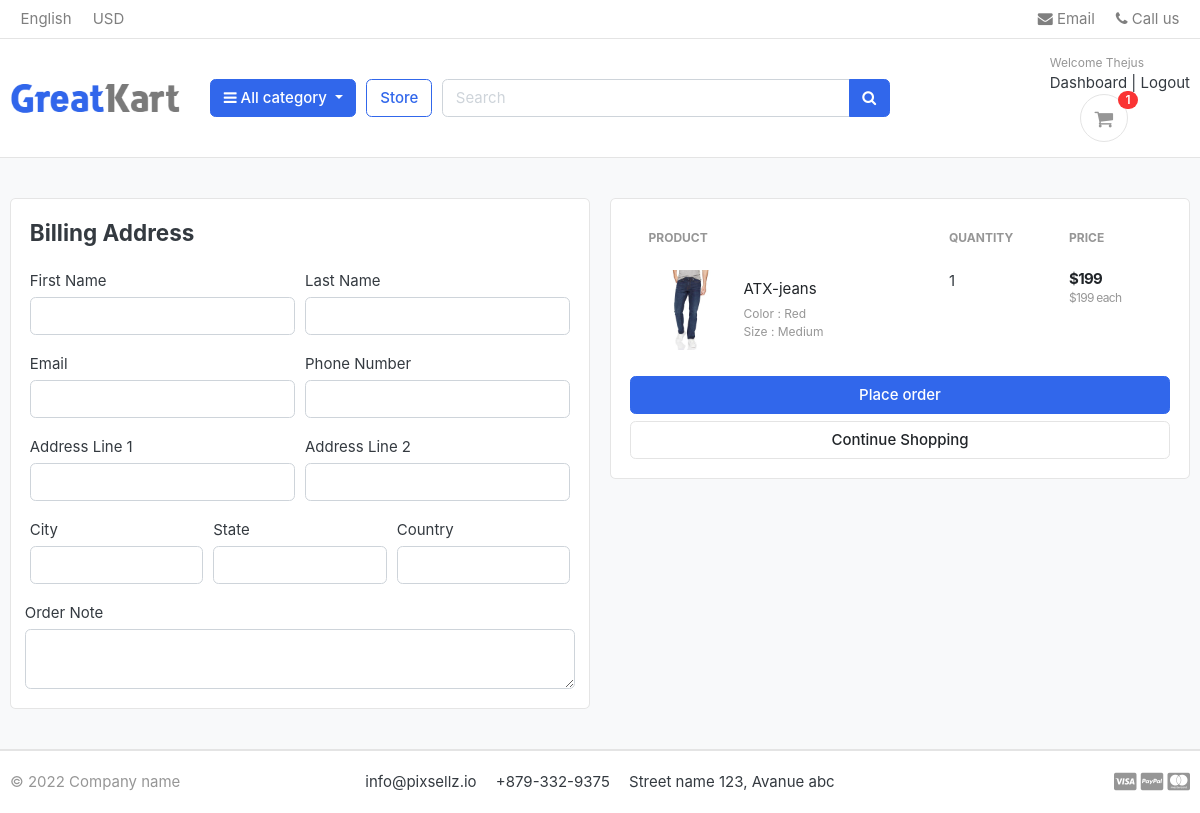
The app's page /cart/checkout/ (signed in) with its own data.
### accounts/models.py (models this page shows, shortened)
class Account(AbstractBaseUser):
    first_name = models.CharField(max_length=50)
    last_name = models.CharField(max_length=50)
    username = models.CharField(max_length=50,unique=True)
    email = models.EmailField(max_length=100,unique=True)
    phone_number = models.CharField(max_length=50)
    date_joined = models.DateTimeField(auto_now_add=True)
    last_login = models.DateTimeField(auto_now_add=True)
    is_admin = models.BooleanField(default=False)
    is_staff = models.BooleanField(default=False)
    is_active = models.BooleanField(default=False)
    is_superadmin = models.BooleanField(default=False)
    USERNAME_FIELD = 'email'
    REQUIRED_FIELDS = ['username', 'first_name','last_name']
    objects = MyAccountManager()

### carts/models.py (models this page shows, shortened)
class  CartItem(models.Model):
     user = models.ForeignKey(Account, on_delete=models.CASCADE,null=True)     #i,e if the user account is deleted this cart item is also be deleted
     product = models.ForeignKey(Product, on_delete=models.CASCADE)  #ON DELETE CASCADE = specify whether you want rows deleted in a child table when corresponding rows are deleted in the parent table.
     variations = models.ManyToManyField(Variation,blank=True)
     cart    = models.ForeignKey(Cart, on_delete=models.CASCADE,null=True)
     qunatity = models.IntegerField()
     is_active = models.BooleanField(default=True)
     def sub_total(self):
        return self.product.price * self.qunatity

### store/models.py (models this page shows, shortened)
class Product(models.Model):
    product_name = models.CharField(max_length=200,unique=True)
    slug         = models.SlugField(max_length=255,unique=True)
    description  =  models.TextField(max_length=500,blank=True)
    price        = models.IntegerField()
    images       = models.ImageField(upload_to='photos/products')
    stock        = models.IntegerField()
    is_available = models.BooleanField(default=True)
    category     = models.ForeignKey(Category, on_delete=models.CASCADE) #When we delete the category the product attacted to that cateogory will also be deleted
    created_date = models.DateTimeField(auto_now_add=True)
    modified_date =models.DateTimeField(auto_now =True)
    def get_url(self):                          #this function is used to get the full details of the single product
        return reverse('product_detail', args=[self.category.slug, self.slug])     #self.slug = products slug

class Variation(models.Model):
    product = models.ForeignKey(Product, on_delete=models.CASCADE) #bcz we are going to add the variation of the product and therefore we need this product as the foreign key
    variation_category=models.CharField(max_length=100, choices=variation_category_choice)                      #CASCADE is beacause if the product is deleted then the variation should be deleted
    variation_value = models.CharField(max_length=100)
    is_active    = models.BooleanField(default=True)    #to disable any variation field
    created_date = models.DateTimeField(auto_now=True)
    objects = VariationManager()

### carts/views.py (the view)
# urls.py: path('checkout/', views.checkout, name='checkout'),
@login_required(login_url='login')
def checkout(request,total=0, qunatity=0, cart_items=None):
     try:
        tax = 0
        grand_total = 0
        if request.user.is_authenticated:
            cart_items = CartItem.objects.filter(user=request.user, is_active=True)
        else:
            cart = Cart.objects.get(cart_id=_cart_id(request))
            cart_items = CartItem.objects.filter(cart=cart, is_active=True)
        for cart_item in cart_items:
            total += (cart_item.product.price * cart_item.qunatity)
            qunatity += cart_item.qunatity
        tax = (2 * total)/100
        grand_total = total +tax
     except ObjectDoesNotExist:
        pass    #just ignore
     context ={  #for passing all the values to the templates
        'total': total,
        'qunatity': qunatity,
        'cart_items': cart_items,
        'tax'       : tax,
        'grand_total': grand_total,
    }
     return render(request, 'store/checkout.html', context)

### carts/context_processor.py (called while the page is built)
def counter(request):
    cart_count = 0
    if 'admin' in request.path:
        return{}
    else:
        try:
            cart = Cart.objects.filter(cart_id=_cart_id(request))
            if request.user.is_authenticated:
                cart_items = CartItem.objects.all().filter(user=request.user)
            else:
                cart_items = CartItem.objects.all().filter(cart=cart[:1])   #filtering by the cart
            for cart_item in cart_items:
                cart_count= cart_count + cart_item.qunatity
        except Cart.DoesnotExist:
            cart_count = 0
    return  dict(cart_count =cart_count)

### carts/views.py (called while the page is built)
def _cart_id(request):          #private Function, i.e function to fetch the cart_id from the browser
    cart = request.session.session_key      #session_key is present in the cookies
    if not cart:
        cart =request.session.create()
    return cart

### category/context_processors.py (called while the page is built)
def menu_links(request):    #going to fetch all the cateogories from the database
   links = Category.objects.all()
   return dict(links=links)

### category/models.py (called while the page is built)
    def  get_url(self):    #here we are using self because we are creating the function inside the model Category
                return reverse('products_by_category', args=[self.slug])    #this function will bring us the Url of the particular Category

### templates/store/checkout.html (shortened to what this page needs)
{% extends 'base.html' %}
{% load static %}
{% block content %}
<section class="section-content padding-y bg">
    <div class="container">
    <div class="row">
        <aside class="col-lg-6">
    <div class="card">
     <div class="card-body">
         <h4 class="card-title mb-4">Billing Address </h4>
         <form action="{% url 'place_order' %}" method="POST">
            <div class="form-row">
                <div class="col form-group">
                    <label for="">First Name</label>
                    <input type ="text" name="first_name" class="form-control" required>
                </div>
                <div class="col form-group">
                    <label for="">Last Name</label>
                    <input type ="text" name="last_name" class="form-control" required>
                </div>
            </div>
            <div class="form-row">
                <div class="col form-group">
                    <label for="">Email</label>
                    <input type ="email" name="email" class="form-control" required>
                </div>
                <div class="col form-group">
                    <label for="">Phone Number</label>
                    <input type ="text" name="phone" class="form-control" required>
                </div>
            </div>
            <div class="form-row">
                <div class="col form-group">
                    <label for="">Address Line 1</label>
                    <input type ="text" name="address_line_1" class="form-control" required>
                </div>
                <div class="col form-group">
                    <label for="">Address Line 2</label>
                    <input type ="text" name="address_line_2" class="form-control" >
                </div>
            </div>
            <div class="form-row">
                <div class="col form-group">
                    <label for="">City</label>
                    <input type ="text" name="city" class="form-control" required>
                </div>
                <div class="col form-group">
                    <label for="">State</label>
                    <input type ="text" name="state" class="form-control" required>
                </div>
                <div class="col form-group">
                    <label for="">Country</label>
                    <input type ="text" name="country" class="form-control" required>
                </div>
            </div>
                <div class="form-row">
                    <label for="">Order Note</label>
                    <textarea name="order_note" rows="2" class="form-control"></textarea>
                </div>
     </div>
    </div>
        </aside>
        <aside class="col-lg-6">
            <div class="card">
            <div class="card-body">
                <table class="table table-borderless table-shopping-cart">
                    <thead class="text-muted">
                    <tr class="small text-uppercase">
                      <th scope="col">Product</th>
                      <th scope="col" width="120">Quantity</th>
                      <th scope="col" width="120">Price</th>
                    </tr>
                    </thead>
                    <tbody>
                    {% for cart_item in cart_items %}
                    <tr>
                        <td>
                            <figure class="itemside align-items-center">
                                <div class="aside"><img src="{{  cart_item.product.images.url}}" class="img-sm"></div>
                                <figcaption class="info">
                                    <a href="{{ cart_item.product.get_url }}" class="title text-dark">{{  cart_item.product.product_name}}</a>
                                    <p class="text-muted small">
                                        {% if cart_item.variations.all %}
                                          {% for item in cart_item.variations.all %}
                                              {{ item.variation_category | capfirst }} : {{ item.variation_value| capfirst }}    <br>
                                          {% endfor %}
                                        {% endif %}
                                    </p>
                                </figcaption>
                            </figure>
                        </td>
                        <td>
                                   <label for="">{{cart_item.qunatity}}</label>
                        </td>
                        <td>
                            <div class="price-wrap">
                                <var class="price">${{  cart_item.sub_total}}</var>
                                <small class="text-muted"> ${{  cart_item.product.price}} each </small>
                            </div>
                        </td>
                    </tr>
                   {% endfor %}
                    </tbody>
                    </table>
                <button type ="submit" name="submit" class="btn btn-primary btn-block" >Place order</button>
                <a href="{% url 'store' %}" class="btn btn-light btn-block">Continue Shopping</a>
            </div>
            </div>
    </aside>
    </div>
    </div>
    </section>
{% endblock %}

### templates/includes/navbar.html (shortened to what this page needs)
{% load static %}
<header class="section-header">
    <nav class="navbar p-md-0 navbar-expand-sm navbar-light border-bottom">
    <div class="container">
      <div class="collapse navbar-collapse" id="navbarTop4">
        <ul class="navbar-nav mr-auto">
            <li class="nav-item dropdown">
                 <a href="#" class="nav-link">   English </a>
            </li>
            <li class="nav-item dropdown">
                <a href="#" class="nav-link"> USD </a>
            </li>
        </ul>
        <ul class="navbar-nav">
            <li><a href="#" class="nav-link"> <i class="fa fa-envelope"></i> Email </a></li>
            <li><a href="#" class="nav-link"> <i class="fa fa-phone"></i> Call us </a></li>
        </ul>
      </div>
    </div>
    </nav>
    <section class="header-main border-bottom">
        <div class="container">
    <div class="row align-items-center">
        <div class="col-lg-2 col-md-3 col-6">
            <a href="{% url 'home' %}" class="brand-wrap">
                <img class="logo" src="{% static './images/logo.png' %}">
            </a>
        </div>
        <div class="col-lg col-sm col-md col-6 flex-grow-0">
            <div class="category-wrap dropdown d-inline-block float-right">
                <button type="button" class="btn btn-primary dropdown-toggle" data-toggle="dropdown">
                    <i class="fa fa-bars"></i> All category
                </button>
            </div>
        </div>
        <a href="{% url 'store' %}" class="btn btn-outline-primary">Store</a>
        <div class="col-lg  col-md-6 col-sm-12 col">
            <form action="{% url 'search' %}" class="search" method='GET'>
                <div class="input-group w-100">
                    <input type="text" class="form-control" style="width:60%;" placeholder="Search" name="keyword">
                    <div class="input-group-append">
                      <button class="btn btn-primary" type="submit">
                        <i class="fa fa-search"></i>
                      </button>
                    </div>
                </div>
            </form>
        </div>
        <div class="col-lg-3 col-sm-6 col-8 order-2 order-lg-3">
                    <div class="d-flex justify-content-end mb-3 mb-lg-0">
                      {% if user.id is  None %}
                        <div class="widget-header">
                            <small class="title text-muted">Welcome guest!</small>
                            <div>
                                <a href="{% url 'login' %}">sign in</a> <span class="dark-transp"> | </span>
                                <a href="{% url 'register' %}"> Register</a>
                            </div>
                        </div>
                        {% else %}
                        <div class="widget-header">
                            <small class="title text-muted">Welcome {{ user.first_name }}</small>
                            <div>
                                <a href="{% url 'dashboard' %}">Dashboard</a> <span class="dark-transp"> | </span>
                                <a href="{% url 'logout' %}">Logout</a>
                            </div>
                        {% endif %}
                        <a href="{% url 'cart' %}" class="widget-header pl-3 ml-3">
                            <div class="icon icon-sm rounded-circle border"><i class="fa fa-shopping-cart"></i></div>
                            <span class="badge badge-pill badge-danger notify">{{cart_count}}</span>
                        </a>
                    </div>
                </div>
    </div>
        </div>
    </section>
    </header>

### static/css/ui.css (style rules this page uses)
html { font-family: "Inter", sans-serif; font-size: 15px; }
.price-wrap { letter-spacing: -0.7px; }
.icon-xs, .icon-sm, .icon-md, .icon-lg { display: inline-block; text-align: center; flex-shrink: 0; flex-grow: 0; }
.icon-sm { width: 48px; height: 48px; line-height: 48px !important; font-size: 20px; }
.img-xs, .img-sm, .img-md, .img-lg { -o-object-fit: cover; object-fit: cover; flex-shrink: 0; flex-grow: 0; }
.img-sm { width: 80px; height: 80px; }
.padding-y { padding-top: 40px; padding-bottom: 40px; }
var { font-style: normal; }
figure { margin-bottom: 0; }
article:after, .form-group:after { display: block; clear: both; content: ""; }
.bg { background-color: #f8f9fa; }
p:last-child { margin-bottom: 0; }
.header-main { position: relative; padding-top: 1rem; padding-bottom: 1rem; }
.brand-wrap .logo, .navbar-brand .logo { margin-right: 7px; max-height: 42px; display: inline-block; }
.widget-header { display: inline-block; vertical-align: middle; position: relative; }
.widget-header a { color: #343a40; }
.widget-header i { color: #969696; }
.widget-header .title { display: block; }
.widget-header .notify { position: absolute; top: -3px; right: -10px; }
.btn-light { background-color: #fff; border-color: #e4e4e4; }
.itemside { position: relative; display: flex; width: 100%; }
.itemside .aside { position: relative; flex-shrink: 0; }
.itemside .info { padding-left: 15px; padding-right: 7px; }
.itemside p { margin-bottom: 0; }
.itemside .title { display: block; margin-bottom: 5px; color: #212529; }
.notify { position: absolute; top: -4px; right: -10px; display: inline-block; padding: 0.25em 0.6em; font-size: 12px; line-height: 1; text-align: center; border-radius: 3rem; color: #fff; background-color: #fa3434; }
.price { font-weight: 600; color: #212529; }
.table-shopping-cart.table td, .table-shopping-cart.table th { padding-left: 1.25rem; padding-right: 1.25rem; }
.table-shopping-cart .price-wrap { line-height: 1.2; }
.table-shopping-cart .price { font-weight: bold; margin-right: 5px; display: block; }

### records on screen
Account: first_name "Thejus"
CartItem: product.images (picture), product.product_name "ATX-jeans", qunatity "1", sub_total "199", product.price "199"
Variation: variation_category "Color", variation_value "Red"
Variation: variation_category "Size", variation_value "Medium"

### other values on screen
{{ cart_count }} "1"
